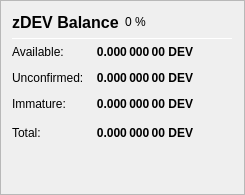
                   <widget class="QFrame" name="frame_ZerocoinBalances">
                    <property name="frameShape">
                     <enum>QFrame::StyledPanel</enum>
                    </property>
                    <property name="frameShadow">
                     <enum>QFrame::Raised</enum>
                    </property>
                    <layout class="QVBoxLayout" name="verticalLayout_7">
                     <item>
                      <layout class="QHBoxLayout" name="horizontalLayout_8" stretch="0,0,0">
                       <item>
                        <widget class="QLabel" name="label_5z_3">
                         <property name="minimumSize">
                          <size>
                           <width>0</width>
                           <height>20</height>
                          </size>
                         </property>
                         <property name="font">
                          <font>
                           <pointsize>12</pointsize>
                           <weight>75</weight>
                           <bold>true</bold>
                          </font>
                         </property>
                         <property name="text">
                          <string>zDEV Balance</string>
                         </property>
                        </widget>
                       </item>
                       <item>
                        <widget class="QLabel" name="labelzDEVPercent">
                         <property name="text">
                          <string notr="true">0 %</string>
                         </property>
                        </widget>
                       </item>
                       <item>
                        <spacer name="horizontalSpacer_11">
                         <property name="orientation">
                          <enum>Qt::Horizontal</enum>
                         </property>
                         <property name="sizeHint" stdset="0">
                          <size>
                           <width>40</width>
                           <height>20</height>
                          </size>
                         </property>
                        </spacer>
                       </item>
                      </layout>
                     </item>
                     <item>
                      <widget class="Line" name="line_ZerocoinBalance">
                       <property name="minimumSize">
                        <size>
                         <width>0</width>
                         <height>1</height>
                        </size>
                       </property>
                       <property name="maximumSize">
                        <size>
                         <width>16777215</width>
                         <height>1</height>
                        </size>
                       </property>
                       <property name="orientation">
                        <enum>Qt::Horizontal</enum>
                       </property>
                      </widget>
                     </item>
                     <item>
                      <layout class="QGridLayout" name="gridLayout_5">
                       <property name="spacing">
                        <number>12</number>
                       </property>
                       <item row="1" column="0">
                        <widget class="QLabel" name="labelzBalanceMatureText">
                         <property name="toolTip">
                          <string>Mature: more than 20 confirmation and more than 1 mint of the same denomination after it was minted.
These zDEV are spendable.</string>
                         </property>
                         <property name="text">
                          <string>Available:</string>
                         </property>
                        </widget>
                       </item>
                       <item row="1" column="1">
                        <widget class="QLabel" name="labelzBalanceMature">
                         <property name="font">
                          <font>
                           <weight>75</weight>
                           <bold>true</bold>
                          </font>
                         </property>
                         <property name="toolTip">
                          <string>Mature: more than 20 confirmation and more than 1 mint of the same denomination after it was minted.
These zDEV are spendable.</string>
                         </property>
                         <property name="text">
                          <string notr="true">0.000 000 00 DEV</string>
                         </property>
                         <property name="alignment">
                          <set>Qt::AlignRight|Qt::AlignTrailing|Qt::AlignVCenter</set>
                         </property>
                        </widget>
                       </item>
                       <item row="2" column="0">
                        <widget class="QLabel" name="labelzBalanceUnconfirmedText">
                         <property name="toolTip">
                          <string>Unconfirmed: less than 20 confirmations
Immature: confirmed, but less than 1 mint of the same denomination after it was minted</string>
                         </property>
                         <property name="text">
                          <string>Unconfirmed:</string>
                         </property>
                        </widget>
                       </item>
                       <item row="2" column="1">
                        <widget class="QLabel" name="labelzBalanceUnconfirmed">
                         <property name="font">
                          <font>
                           <weight>75</weight>
                           <bold>true</bold>
                          </font>
                         </property>
                         <property name="toolTip">
                          <string>Unconfirmed: less than 20 confirmations
Immature: confirmed, but less than 1 mint of the same denomination after it was minted</string>
                         </property>
                         <property name="text">
                          <string notr="true">0.000 000 00 DEV</string>
                         </property>
                         <property name="alignment">
                          <set>Qt::AlignRight|Qt::AlignTrailing|Qt::AlignVCenter</set>
                         </property>
                        </widget>
                       </item>
                       <item row="3" column="0">
                        <widget class="QLabel" name="labelzBalanceImmatureText">
                         <property name="toolTip">
                          <string>Unconfirmed: less than 20 confirmations
Immature: confirmed, but less than 1 mint of the same denomination after it was minted</string>
                         </property>
                         <property name="text">
                          <string>Immature:</string>
                         </property>
                        </widget>
                       </item>
                       <item row="3" column="1">
                        <widget class="QLabel" name="labelzBalanceImmature">
                         <property name="font">
                          <font>
                           <weight>75</weight>
                           <bold>true</bold>
                          </font>
                         </property>
                         <property name="toolTip">
                          <string>Unconfirmed: less than 20 confirmations
Immature: confirmed, but less than 1 mint of the same denomination after it was minted</string>
                         </property>
                         <property name="text">
                          <string notr="true">0.000 000 00 DEV</string>
                         </property>
                         <property name="alignment">
                          <set>Qt::AlignRight|Qt::AlignTrailing|Qt::AlignVCenter</set>
                         </property>
                        </widget>
                       </item>
                       <item row="4" column="0">
                        <widget class="QLabel" name="labelzBalanceText">
                         <property name="toolTip">
                          <string>Your current zDEV balance, unconfirmed and immature zDEV included.</string>
                         </property>
                         <property name="text">
                          <string>Total:</string>
                         </property>
                        </widget>
                       </item>
                       <item row="4" column="1">
                        <widget class="QLabel" name="labelzBalance">
                         <property name="font">
                          <font>
                           <weight>75</weight>
                           <bold>true</bold>
                          </font>
                         </property>
                         <property name="cursor">
                          <cursorShape>IBeamCursor</cursorShape>
                         </property>
                         <property name="toolTip">
                          <string>Your current zDEV balance, unconfirmed and immature zDEV included.</string>
                         </property>
                         <property name="text">
                          <string notr="true">0.000 000 00 DEV</string>
                         </property>
                         <property name="alignment">
                          <set>Qt::AlignRight|Qt::AlignTrailing|Qt::AlignVCenter</set>
                         </property>
                         <property name="textInteractionFlags">
                          <set>Qt::LinksAccessibleByMouse|Qt::TextSelectableByKeyboard|Qt::TextSelectableByMouse</set>
                         </property>
                        </widget>
                       </item>
                       <item row="4" column="2">
                        <spacer name="horizontalSpacer_4">
                         <property name="orientation">
                          <enum>Qt::Horizontal</enum>
                         </property>
                         <property name="sizeHint" stdset="0">
                          <size>
                           <width>40</width>
                           <height>20</height>
                          </size>
                         </property>
                        </spacer>
                       </item>
                      </layout>
                     </item>
                     <item>
                      <spacer name="verticalSpacer_4">
                       <property name="orientation">
                        <enum>Qt::Vertical</enum>
                       </property>
                       <property name="sizeHint" stdset="0">
                        <size>
                         <width>20</width>
                         <height>40</height>
                        </size>
                       </property>
                      </spacer>
                     </item>
                    </layout>
                   </widget>
